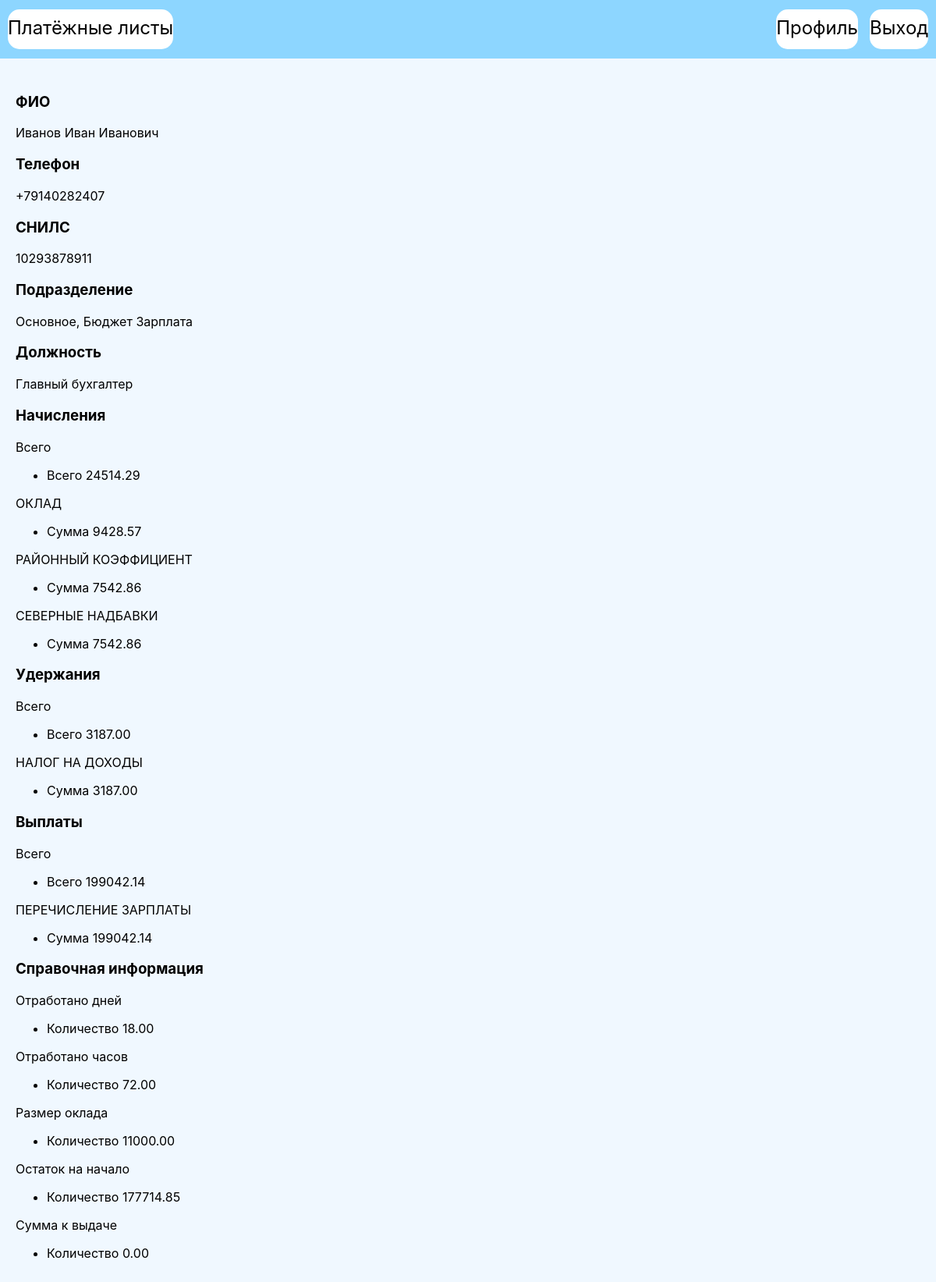
The page /account/payslips/2/2/ (signed in) on the database its author committed.
### account/models.py (models this page shows, shortened)
class PayslipSheet(models.Model):
    id = models.BigAutoField('Идентификатор', primary_key=True)
    registry = models.ForeignKey(PayslipRegistry, related_name='Реестр', on_delete=models.CASCADE)
    number = models.IntegerField('Номер листа')
    full_name = models.CharField('ФИО', max_length=120)
    phone = models.CharField('Телефон', max_length=12, default=None)
    snils = models.CharField('СНИЛС', max_length=11, default=None)
    subdivision = models.CharField('Подразделение', max_length=100)
    specialization = models.CharField('Должность', max_length=100)
    accruals = models.JSONField('Начисления', default=dict)
    holds = models.JSONField('Удержания', default=dict)
    payments = models.JSONField('Выплаты', default=dict)
    info = models.JSONField('Справочная информация', default=dict)
    class Meta:
        ordering = ['id', 'registry']
        verbose_name = 'Рассчётный лист'
        verbose_name_plural = 'Рассчётные листы'

### account/views.py (the view)
# urls.py: path('payslips/', views.payslips, name='payslips_base'),
def payslips(request: HttpRequest, inn: int = None, id: int = None):
    if not request.user.is_authenticated:
        return HttpResponseRedirect('/account/login')
    if id:
        registry = PayslipRegistry.objects.get(id=id)
        sheet = PayslipSheet.objects.get(registry=registry, phone=request.user.phone)
        return render(request, 'payslips.html', {'sheet': sheet})
    elif inn:
        registers = set([sheet.registry for sheet in PayslipSheet.objects.filter(phone=request.user.phone).all() if sheet.registry.company.inn == inn])
        return render(request, 'payslips.html', {'registers': registers, 'company_inn': inn})
    else:
        companies = set([s.registry.company for s in PayslipSheet.objects.filter(phone=request.user.phone).all()])
        return render(request, 'payslips.html', {'companies': companies})

### account/templates/payslips.html (shortened to what this page needs)
{% extends 'menu_abs.html' %}
{% load static %}
{% block head %}
<link rel="stylesheet" type="text/css" href="{% static 'styles/payslips.css' %}">
{% endblock head %}
{% block content %}
<div class="data-field">
    {% if companies %}
        <h3>Выберите организацию</h3>
        <ul>
            {% for company in companies %}
                <li><a href="/account/payslips/{{ company.inn }}">{{ company.name }}</a></li>
            {% endfor %}
        </ul>
    {% elif sheet %}
        <h3>ФИО</h3> {{ sheet.full_name }}</br>
        <h3>Телефон</h3> {{ sheet.phone }}</br>
        <h3>СНИЛС</h3> {{ sheet.snils }}</br>
        <h3>Подразделение</h3> {{ sheet.subdivision }}</br>
        <h3>Должность</h3> {{ sheet.specialization }}</br>
        <h3>Начисления</h3>
            {% for key, value in sheet.accruals.items %}
                {{ key }}
                <ul>
                    {% for k, v in value.items %}
                        <li>{{ k }} {{ v }}</li>
                    {% endfor %}
                </ul>
            {% endfor %}
        <h3>Удержания</h3>
            {% for key, value in sheet.holds.items %}
                {{ key }}
                <ul>
                    {% for k, v in value.items %}
                        <li>{{ k }} {{ v }}</li>
                    {% endfor %}
                </ul>
            {% endfor %}
        <h3>Выплаты</h3>
            {% for key, value in sheet.payments.items %}
                {{ key }}
                <ul>
                    {% for k, v in value.items %}
                        <li>{{ k }} {{ v }}</li>
                    {% endfor %}
                </ul>
            {% endfor %}
        <h3>Справочная информация</h3>
            {% for key, value in sheet.info.items %}
                {{ key }}
                <ul>
                    {% for k, v in value.items %}
                        <li>{{ k }} {{ v }}</li>
                    {% endfor %}
                </ul>
            {% endfor %}
    {% else %}
        У вас ещё нет ни одной расчётки
    {% endif %}
</div>
{% endblock content %}

### account/static/styles/menu.css (style rules this page uses)
body { font-family: 'Inter'; width: 100%; height: 100%; position: absolute; top: 0; left: 0; overflow: auto; margin: 0; padding: 0; background-color: aliceblue; overflow-x: hidden; overflow-y: auto; }

### account/static/styles/payslips.css (style rules this page uses)
.data-field { width: 100%; height: 100%; padding-left: 20px; }

### rows shown on the page
PayslipSheet: full_name "Иванов Иван Иванович", phone "+79140282407", snils "10293878911", subdivision "Основное, Бюджет Зарплата", specialization "Главный бухгалтер"

### other values the page prints
{{ key }} "Всего" "ОКЛАД" "РАЙОННЫЙ КОЭФФИЦИЕНТ" "СЕВЕРНЫЕ НАДБАВКИ"
{{ k }} "Всего" "Сумма" "Сумма" "Сумма"
{{ v }} "24514.29" "9428.57" "7542.86" "7542.86"
{{ key }} "Всего" "НАЛОГ НА ДОХОДЫ"
{{ k }} "Всего" "Сумма"
{{ v }} "3187.00" "3187.00"
{{ key }} "Всего" "ПЕРЕЧИСЛЕНИЕ ЗАРПЛАТЫ"
{{ v }} "199042.14" "199042.14"
{{ key }} "Отработано дней" "Отработано часов" "Размер оклада" "Остаток на начало" "Сумма к выдаче"
{{ k }} "Количество" "Количество" "Количество" "Количество" "Количество"
{{ v }} "18.00" "72.00" "11000.00" "177714.85" "0.00"
